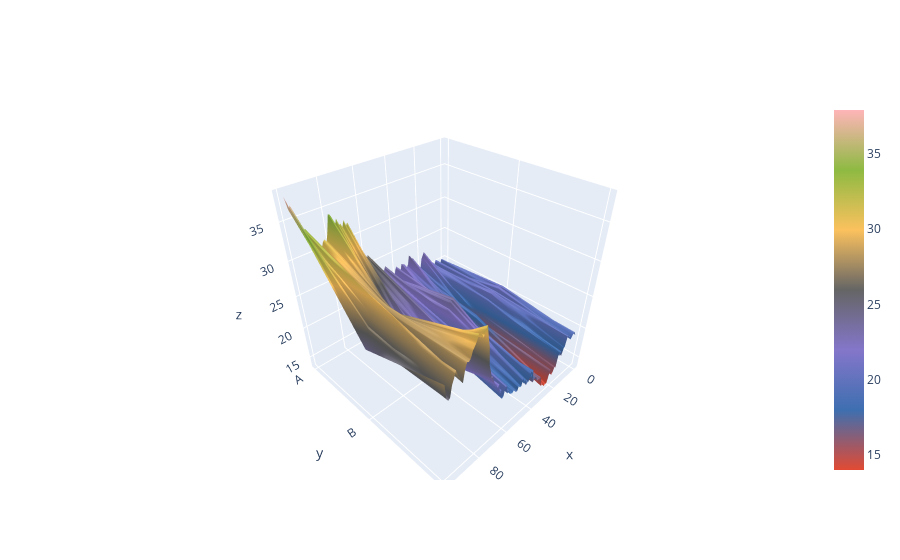

Write notebook code for a chart like this one.
### Code cell
df.iplot(kind = 'surface')

### Figure 1 — Plotly figure (JSON) as saved in the notebook; plotly's stock layout.template omitted (floating-point values rounded to 4 significant figures; data arrays with more than 128 entries replaced by an {"elided": "..."} marker saying what was removed)
{"data": [{"colorscale": [[0, "rgb(226, 74, 51)"], [0.1667, "rgb(62, 111, 176)"], [0.3333, "rgb(132, 118, 202)"], [0.5, "rgb(101, 101, 101)"], [0.6667, "rgb(251, 193, 94)"], [0.8333, "rgb(142, 186, 66)"], [1, "rgb(255, 181, 184)"]], "type": "surface", "x": [0, 1, 2, 3, 4, 5, 6, 7, 8, 9, 10, 11, 12, 13, 14, 15, 16, 17, 18, 19, 20, 21, 22, 23, 24, 25, 26, 27, 28, 29, 30, 31, 32, 33, 34, 35, 36, 37, 38, 39, 40, 41, 42, 43, 44, 45, 46, 47, 48, 49, 50, 51, 52, 53, 54, 55, 56, 57, 58, 59, 60, 61, 62, 63, 64, 65, 66, 67, 68, 69, 70, 71, 72, 73, 74, 75, 76, 77, 78, 79, 80, 81, 82, 83, 84, 85, 86, 87, 88, 89, 90, 91, 92, 93, 94, 95, 96, 97, 98, 99], "y": ["A", "B", "C"], "z": {"elided": "3x100 float values"}}], "layout": {"legend": {"bgcolor": "#FFFFFF", "font": {"color": "#666666"}}, "paper_bgcolor": "#FFFFFF", "plot_bgcolor": "#E5E5E5", "title": {"font": {"color": "#151516"}}, "xaxis": {"gridcolor": "#F6F6F6", "showgrid": true, "tickfont": {"color": "#666666"}, "title": {"font": {"color": "#666666"}, "text": ""}, "zerolinecolor": "#F6F6F6"}, "yaxis": {"gridcolor": "#F6F6F6", "showgrid": true, "tickfont": {"color": "#666666"}, "title": {"font": {"color": "#666666"}, "text": ""}, "zerolinecolor": "#F6F6F6"}}}
